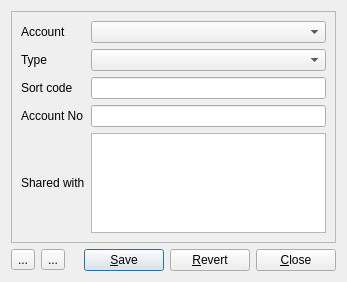
<?xml version="1.0" encoding="UTF-8"?>
<ui version="4.0">
 <class>Accounts</class>
 <widget class="QDialog" name="Accounts">
  <property name="geometry">
   <rect>
    <x>0</x>
    <y>0</y>
    <width>347</width>
    <height>282</height>
   </rect>
  </property>
  <property name="windowTitle">
   <string>Dialog</string>
  </property>
  <layout class="QGridLayout" name="gridLayout">
   <item row="0" column="0" colspan="6">
    <widget class="QFrame" name="frame">
     <property name="frameShape">
      <enum>QFrame::StyledPanel</enum>
     </property>
     <property name="frameShadow">
      <enum>QFrame::Raised</enum>
     </property>
     <layout class="QGridLayout" name="gridLayout_2">
      <item row="1" column="0">
       <widget class="QLabel" name="label_6">
        <property name="text">
         <string>Type</string>
        </property>
       </widget>
      </item>
      <item row="3" column="0">
       <widget class="QLabel" name="label_4">
        <property name="text">
         <string>Account No</string>
        </property>
       </widget>
      </item>
      <item row="2" column="0">
       <widget class="QLabel" name="label_3">
        <property name="text">
         <string>Sort code</string>
        </property>
       </widget>
      </item>
      <item row="3" column="1">
       <widget class="QLineEdit" name="accountNo"/>
      </item>
      <item row="2" column="1">
       <widget class="QLineEdit" name="sortCode"/>
      </item>
      <item row="1" column="1">
       <widget class="QComboBox" name="accountType"/>
      </item>
      <item row="4" column="0">
       <widget class="QLabel" name="label_5">
        <property name="text">
         <string>Shared with</string>
        </property>
       </widget>
      </item>
      <item row="0" column="1">
       <widget class="QComboBox" name="accountCombo"/>
      </item>
      <item row="0" column="0">
       <widget class="QLabel" name="label">
        <property name="text">
         <string>Account</string>
        </property>
       </widget>
      </item>
      <item row="4" column="1">
       <widget class="QListView" name="accountShareView"/>
      </item>
     </layout>
    </widget>
   </item>
   <item row="1" column="0">
    <widget class="QToolButton" name="addAccountButton">
     <property name="toolTip">
      <string>&lt;html&gt;&lt;head&gt;&lt;meta name=&quot;qrichtext&quot; content=&quot;1&quot; /&gt;&lt;style type=&quot;text/css&quot;&gt;
p, li { white-space: pre-wrap; }
&lt;/style&gt;&lt;/head&gt;&lt;body style=&quot; font-family:'Sans Serif'; font-size:9pt; font-weight:400; font-style:normal;&quot;&gt;
&lt;p style=&quot; margin-top:0px; margin-bottom:0px; margin-left:0px; margin-right:0px; -qt-block-indent:0; text-indent:0px;&quot;&gt;Add code&lt;/p&gt;&lt;/body&gt;&lt;/html&gt;</string>
     </property>
     <property name="text">
      <string>...</string>
     </property>
     <property name="icon">
      <iconset resource="pydosh.qrc">
       <normaloff>:/icons/add.png</normaloff>:/icons/add.png</iconset>
     </property>
    </widget>
   </item>
   <item row="1" column="1">
    <widget class="QToolButton" name="removeAccountButton">
     <property name="toolTip">
      <string>&lt;html&gt;&lt;head&gt;&lt;meta name=&quot;qrichtext&quot; content=&quot;1&quot; /&gt;&lt;style type=&quot;text/css&quot;&gt;
p, li { white-space: pre-wrap; }
&lt;/style&gt;&lt;/head&gt;&lt;body style=&quot; font-family:'Sans Serif'; font-size:9pt; font-weight:400; font-style:normal;&quot;&gt;
&lt;p style=&quot; margin-top:0px; margin-bottom:0px; margin-left:0px; margin-right:0px; -qt-block-indent:0; text-indent:0px;&quot;&gt;Delete code&lt;/p&gt;&lt;/body&gt;&lt;/html&gt;</string>
     </property>
     <property name="text">
      <string>...</string>
     </property>
     <property name="icon">
      <iconset resource="pydosh.qrc">
       <normaloff>:/icons/delete.png</normaloff>:/icons/delete.png</iconset>
     </property>
    </widget>
   </item>
   <item row="1" column="2">
    <spacer name="horizontalSpacer">
     <property name="orientation">
      <enum>Qt::Horizontal</enum>
     </property>
     <property name="sizeHint" stdset="0">
      <size>
       <width>1</width>
       <height>20</height>
      </size>
     </property>
    </spacer>
   </item>
   <item row="1" column="3">
    <widget class="QPushButton" name="saveButton">
     <property name="text">
      <string>&amp;Save</string>
     </property>
    </widget>
   </item>
   <item row="1" column="4">
    <widget class="QPushButton" name="revertButton">
     <property name="text">
      <string>&amp;Revert</string>
     </property>
    </widget>
   </item>
   <item row="1" column="5">
    <widget class="QPushButton" name="closeButton">
     <property name="text">
      <string>&amp;Close</string>
     </property>
    </widget>
   </item>
  </layout>
 </widget>
 <resources>
  <include location="pydosh.qrc"/>
 </resources>
 <connections/>
</ui>
